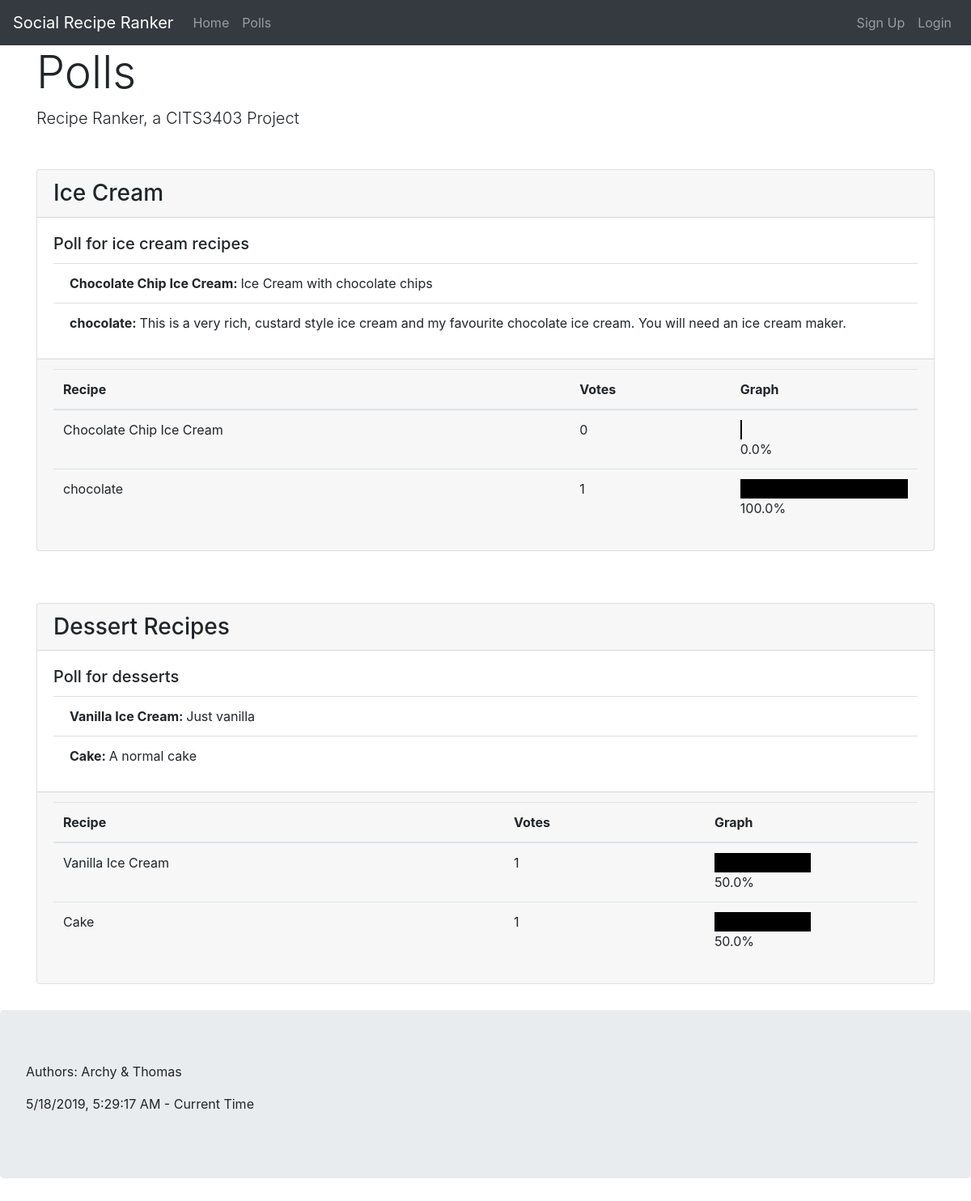
Screenshot of /general_polls with the database file from the repository.
### app/models.py (models this page shows, shortened)
class Poll(db.Model):
    id = db.Column(db.Integer, primary_key=True)
    name = db.Column(db.String(64), nullable=False, index=True)
    description = db.Column(db.String(256), nullable=True)
    date_created = db.Column(db.DateTime, nullable=False, index=True, default=datetime.utcnow)
    creator_id = db.Column(db.Integer, db.ForeignKey('user.id'), nullable=False)
    recipes = db.relationship("Recipe", backref='poll', lazy='dynamic')
    votes = db.relationship("Vote", backref='poll', lazy='dynamic')

class Recipe(db.Model):
    id = db.Column(db.Integer, primary_key=True)
    name = db.Column(db.String(64), nullable=False, index=True)
    description = db.Column(db.String(256), nullable=True)
    date_added = db.Column(db.DateTime, nullable=False, index=True, default=datetime.utcnow)
    contributor_id = db.Column(db.Integer, db.ForeignKey('user.id'), nullable=False)
    poll_id = db.Column(db.Integer, db.ForeignKey('poll.id'), nullable=False)
    votes = db.relationship("Vote", backref='recipe', lazy='dynamic')

### app/routes.py (the view)
@app.route('/general_polls')
def general_polls():
    return render_template('general_polls.html', title='Polls', polls=Poll)

### app/templates/general_polls.html
{% extends "base.html" %}
{% block content %}
{% for p in polls.query.order_by(polls.date_created) %}
<div class="row">
    <section class="col">
        <div class="card">
            <h3 class="card-header">{{ p.name }}</h3>
            <div class="card-body">
                <h5 class="card-title">{{ p.description }}</h5>
                <ul class="list-group list-group-flush">
                    {% for r in p.recipes.all() %}
                    <li class="list-group-item">
                        <strong> {{ r.name }}: </strong>{{ r.description }}
                    </li>
                    {% endfor %}
                </ul>
            </div>
            <section class="card-footer">
                <table class="table">
                    <thead>
                        <tr>
                            <th scope="col">Recipe</th>
                            <th scope="col">Votes</th>
                            <th scope="col">Graph</th>
                        </tr>
                    </thead>
                    <tbody>
                        {% with total_votes = p.votes.all()|length if p.votes.all()|length > 0 else 1 %}
                        {% for r in p.recipes.all() %}
                        <tr class='table-row'>
                            <td>{{ r.name }}</td>
                            <td>{{ r.votes.all()|length }}</td>
                            <td><div class="voteGraph" style="width:{{ (r.votes.all()|length) * 100 / total_votes }}%"><br></div><span>{{ (r.votes.all()|length) * 100 / total_votes }}%</span></td>
                        </tr>
                        {% endfor %}
                        {% endwith %}
                    </tbody>
                </table>
            </section>
        </div>
    </section>
</div>
{% endfor %}
{% endblock %}

### app/static/css/style.css (style rules this page uses)
.card { width: 100%; margin-top: 2rem; margin-bottom: 2rem; }
.voteGraph { background-color: #000; min-width: 1%; }

### rows the page displays
Poll: name "Ice Cream", description "Poll for ice cream recipes"
Recipe: name "Chocolate Chip Ice Cream", description "Ice Cream with chocolate chips", votes.all|length "0", votes "0.0"
Recipe: name "chocolate", description "This is a very rich, custard style ice cream and my favourite chocolate ice cream. You will need an ice cream maker.", votes.all|length "1", votes "100.0"
Poll: name "Dessert Recipes", description "Poll for desserts"
Recipe: name "Vanilla Ice Cream", description "Just vanilla", votes.all|length "1", votes "50.0"
Recipe: name "Cake", description "A normal cake", votes.all|length "1", votes "50.0"

### other values shown
{{ title }} "Polls"
